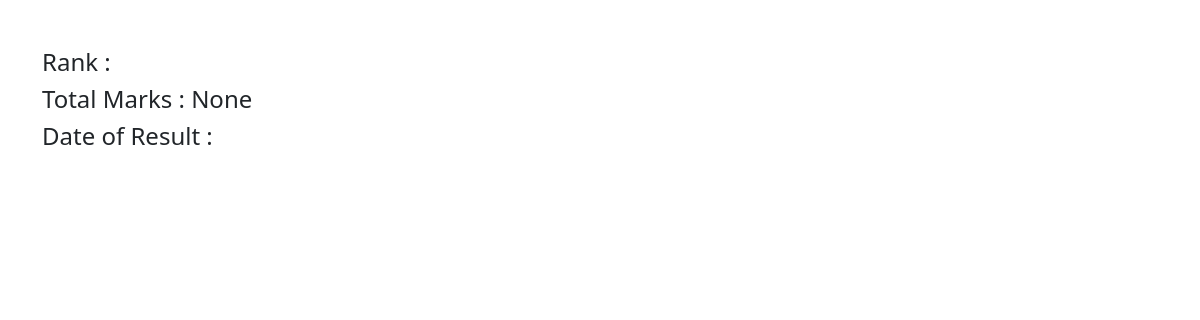
Page /see_marks/STU-0153/ on the earlier database version.
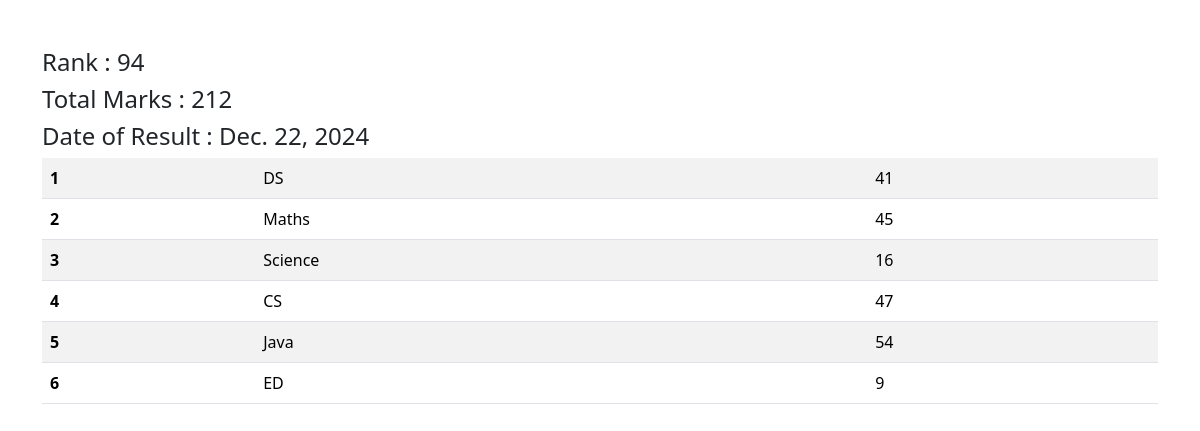
Same page on the later database version.
### app1/models.py (models this page shows, shortened)
class SubjectMarks(models.Model):
    student = models.ForeignKey(Student, on_delete=models.CASCADE, related_name="studentmarks")
    subject = models.ForeignKey(Subject, on_delete=models.CASCADE)
    marks = models.IntegerField()
    class Meta:
        unique_together = ['student', 'subject']

class Student(models.Model):
    department = models.ForeignKey(Department, related_name="depart", on_delete=models.CASCADE)
    student_id = models.OneToOneField(StudentID, related_name="studentid", on_delete=models.SET_NULL, null=True)
    student_name = models.CharField(max_length=100)
    student_email = models.EmailField(unique=True)
    student_age = models.IntegerField(default=10)
    student_address = models.TextField()
    class Meta:
        ordering = ['student_name']
        verbose_name = "student"

class ReportCard(models.Model):
    student = models.ForeignKey(Student, related_name='studentreportcard', on_delete=models.CASCADE)
    student_rank = models.IntegerField()
    date_of_report_card_generation = models.DateField(auto_now_add=True)
    class Meta:
        unique_together = ['student_rank', 'date_of_report_card_generation']

class Subject(models.Model):
    subject_name = models.CharField(max_length=100)

### app1/views.py (the view)
# urls.py: path('see_marks/<student_id>/', see_marks, name="see_marks")
def see_marks(request, student_id):
    queryset = SubjectMarks.objects.filter(student__student_id__student_id=student_id)
    total_marks = queryset.aggregate(total_marks=Sum('marks'))
    return render(request, "see_marks.html",
                  {'queryset': queryset, 'total_marks': total_marks})

### templates/see_marks.html
{%  extends 'base.html' %}
{%  block start %}
<div class="container mt-5">
<h4>Rank : {{ queryset.first.student.studentreportcard.first.student_rank }}</h4>
<h4>Total Marks : {{ total_marks.total_marks }}</h4>
<h4>Date of Result : {{ queryset.first.student.studentreportcard.first.date_of_report_card_generation }}</h4>
<table class="table table-striped">
  <tbody>
  {% for marks in queryset %}
    <tr>
      <th scope="row">{{ forloop.counter }}</th>
      <td>
          {{ marks.subject.subject_name }}
      </td>
      <td>
          {{ marks.marks }}
      </td>
    </tr>
      {% endfor %}
  </tbody>
</table>
</div>
{% endblock %}

### templates/base.html (shortened to what this page needs)
<!doctype html>
<html lang="en">
  <head>
    <link href="https://cdn.jsdelivr.net/npm/bootstrap@5.3.3/dist/css/bootstrap.min.css" rel="stylesheet">
  </head>
  <body>
{% block start %}
{% endblock %}
</body>
</html>

Differences in the rows shown:
added SubjectMarks: first.student.studentreportcard.first.student_rank "94", first.student.studentreportcard.first.date_of_report_card_generation "Dec. 22, 2024", subject.subject_name "DS", marks "41"
added SubjectMarks: subject.subject_name "Maths", marks "45"
added SubjectMarks: subject.subject_name "Science", marks "16"
added SubjectMarks: subject.subject_name "CS", marks "47"
added SubjectMarks: subject.subject_name "Java", marks "54"
added SubjectMarks: subject.subject_name "ED", marks "9"
Other differences:
{{ total_marks.total_marks }}: "None" → "212"
